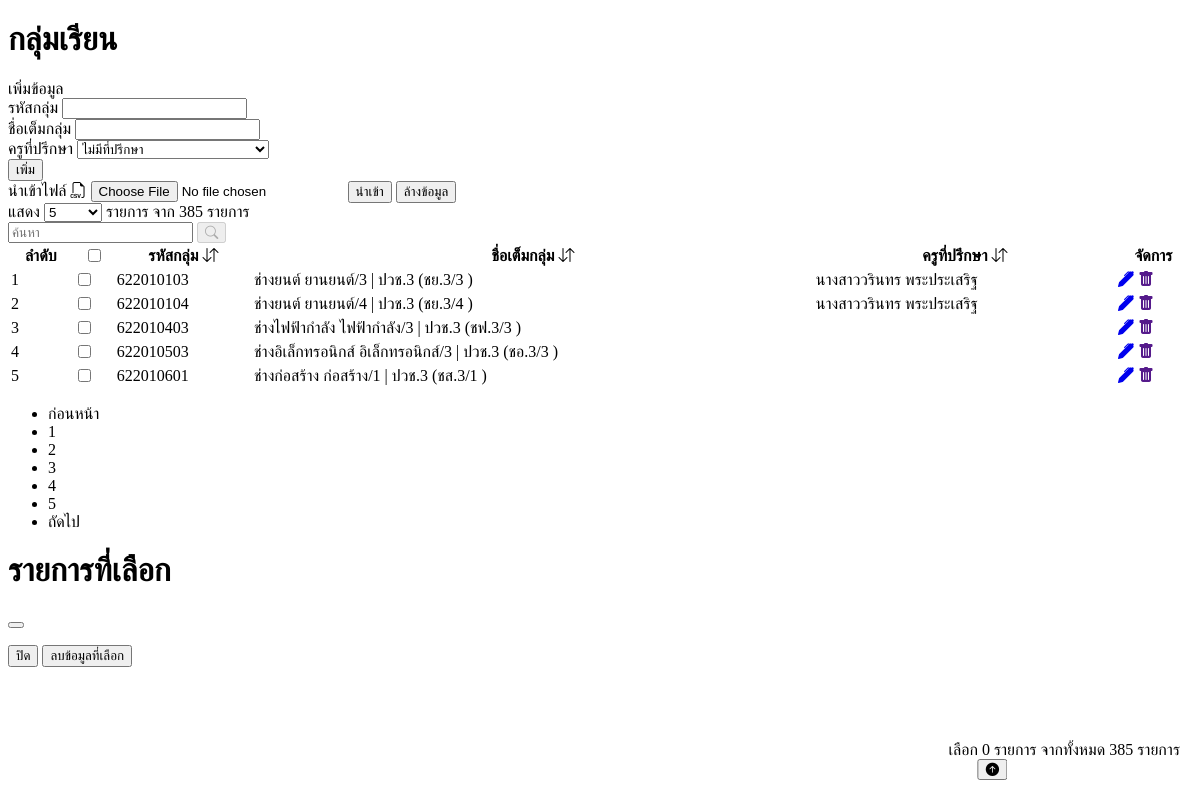
The app's page /admin/unUsed/study_group.php with its own data.
### tables this page shows
CREATE TABLE `study_group` (
  `group_id` varchar(9) NOT NULL,
  `group_name` varchar(100) NOT NULL,
  `teacher_id` int(11) DEFAULT NULL
);

### admin/unUsed/study_group.php (the view, shortened to what this page needs)
<?php
include '../connect.php';
if (isset($_GET['keyword'])) {
    $keyword = $_GET['keyword'];
    $sql = "SELECT study_group.group_id, study_group.group_name, subquery.teacher_name
            FROM study_group
            LEFT OUTER JOIN (
                SELECT teacher_id, CONCAT(name,' ',surname) as teacher_name FROM teacher
            ) as subquery ON study_group.teacher_id = subquery.teacher_id
            WHERE group_id LIKE '%$keyword%' OR group_name LIKE '%$keyword%' OR teacher_name LIKE '%$keyword%';";
    $result = $con->query($sql);
    $sql = "SELECT COUNT(*) AS total
            FROM study_group
            LEFT OUTER JOIN (
                SELECT teacher_id, CONCAT(name,' ',surname) as teacher_name FROM teacher
            ) as subquery ON study_group.teacher_id = subquery.teacher_id
            WHERE group_id LIKE '%$keyword%' OR group_name LIKE '%$keyword%' OR teacher_name LIKE '%$keyword%';";
    $result_count = $con->query($sql);
    $row_count = mysqli_fetch_array($result_count);
    $count = $row_count['total'];
    if (!$result) {
        echo "error!";
    }
} else {
    $keyword = "";
    $sql = "SELECT study_group.group_id, study_group.group_name, subquery.teacher_id, subquery.teacher_name
            FROM study_group
            LEFT OUTER JOIN (
                SELECT teacher_id, CONCAT(name,' ',surname) as teacher_name FROM teacher
            ) as subquery ON study_group.teacher_id = subquery.teacher_id;";
    $result = $con->query($sql);
    $sql = "SELECT COUNT(*) AS total FROM study_group";
    $result_count = $con->query($sql);
    $row_count = mysqli_fetch_array($result_count);
    $count = $row_count['total'];
}
?>
<!DOCTYPE html>
<html lang="en">
<head>
    <link rel="stylesheet" href="https://cdn.jsdelivr.net/npm/bootstrap-icons@1.10.5/font/bootstrap-icons.css">
    <link rel="stylesheet" href="style/style.css">
</head>
<body>
    <div class="container my-5">
        <h1 class="mb-5">กลุ่มเรียน</h1>
        <div class="card mb-3">
            <div class="card-header">เพิ่มข้อมูล</div>
            <div class="card-body">
                <form action="" method="post">
                    <div class="row mb-3">
                        <div class="col-sm-2">
                            <label for="" class="form-label">รหัสกลุ่ม</label>
                            <input type="text" name="group_id" id="" class="form-control" maxlength="9">
                        </div>
                        <div class="col-sm-5">
                            <label for="" class="form-label">ชื่อเต็มกลุ่ม</label>
                            <input type="text" name="group_name" id="" class="form-control">
                        </div>
                        <div class="col-sm-4">
                            <label for="" class="form-label">ครูที่ปรึกษา</label>
                            <select name="teacher_id" id="" class="form-select">
                                <option value="">ไม่มีที่ปรึกษา</option>
                            </select>
                        </div>
                        <div class="col-sm-1 d-flex flex-column justify-content-end">
                            <input type="submit" value="เพิ่ม" class="btn btn-success" name="addRecord">
                        </div>
                    </div>
                </form>
                <form action="" method="POST" enctype="multipart/form-data" class="d-flex gap-2 mb-3 align-items-center">
                    <label for="" class="form-label">นำเข้าไฟล์ <i class="bi bi-filetype-csv"></i></label>
                    <input type="file" class="form-control w-25" name="file" accept=".csv" required>
                    <input type="submit" value="นำเข้า" class="btn btn-success" name="import">
                    <input type="submit" value="ล้างข้อมูล" class="btn btn-danger" onclick="return confirm('คุณต้องการล้างข้อมูลทั้งหมดใช่หรือไม่?')" name="drop">
                </form>
            </div>
        </div>
        <div class="row mb-3">
            <div class="col-sm-4 d-flex gap-3 align-items-center">
                <h>แสดง</h>
                <select class="form-control w-25" name="state" id="maxRows" width="">
                    <option value="5">5</option>
                </select>
                <h>รายการ จาก <?php echo $count ?> รายการ </h>
            </div>
            <form action="" method="post" class="col-sm-3 d-flex gap-2">
                <input class="form-control" id="myInput" type="text" placeholder="ค้นหา" name="keyword" value="<?php echo $keyword; ?>">
                <button type="submit" class="btn btn-primary" name="search" id="searchButton" <?php if (empty($keyword)) echo 'disabled'; ?>>
                    <i class="bi bi-search"></i>
                </button>
            </form>
        </div>
        <table class="table table table-bordered table-striped mb-2" id="table-id" class="display" style="width:100%">
            <thead>
                <tr>
                    <th>
                        <div class="d-flex justify-content-between align-items-center">
                            <input type="checkbox" name="select_all" value="1" id="headerCheckbox" class="form-check-input">
                        </div>
                    </th>
                    <th>
                        <div class="d-flex justify-content-between align-items-center">
                            <b>รหัสกลุ่ม</b>
                            <i class="bi bi-arrow-down-up sort" onclick="sortTable(2)"></i>
                        </div>
                    </th>
                    <th>
                        <div class="d-flex justify-content-between align-items-center">
                            <b>ชื่อเต็มกลุ่ม</b>
                            <i class="bi bi-arrow-down-up sort" onclick="sortTable(3)"></i>
                        </div>
                    </th>
                    <th>
                        <div class="d-flex justify-content-between align-items-center">
                            <b>ครูที่ปรึกษา</b>
                            <i class="bi bi-arrow-down-up sort" onclick="sortTable(4)"></i>
                        </div>
                    </th>
                    <th>
                        <b>จัดการ</b>
                    </th>
                </tr>
            </thead>
            <tbody id="myTable">
                <?php
                while ($row = mysqli_fetch_array($result)) {
                ?>
                    <tr>
                        <td><input type="checkbox" name="group_id[]" value="<?php echo $row['group_id']; ?>" id="" class="bodyCheckbox form-check-input"></td>
                        <td><?php echo $row['group_id']; ?></td>
                        <td><?php echo $row['group_name']; ?></td>
                        <td><?php echo $row['teacher_name']; ?></td>
                        <td>
                            <a href="edit_study_group.php?group_id=<?php echo $row['group_id'] ?>" class="btn btn-warning"><i class="bi bi-pen-fill"></i></a>
                            <a href="" class="btn btn-danger"><i class="bi bi-trash-fill"></i></i></a>
                        </td>
                    </tr>
                <?php
                }
                ?>
            </tbody>
        </table>
        <div class="tfooter d-flex align-items-center justify-content-between">
            <div class='pagination-container' style="cursor:pointer;">
                <nav>
                    <ul class="pagination">
                        <li class="page-item" data-page="prev">
                            <span>
                                <span class="page-link sr-only">ก่อนหน้า</span>
                            </span>
                        </li>
                        <li data-page="next" class="page-item" id="prev">
                            <span>
                                <span class="page-link sr-only">ถัดไป</span>
                            </span>
                        </li>
                    </ul>
                </nav>
            </div>
        </div>
        <div class="d-flex align-items-center gap-2" style=" position: fixed; bottom: 20px; right: 20px;">
            <div class="counter bg-secondary rounded p-2 text-light">เลือก <h id="countDisplay">0</h> รายการ จากทั้งหมด <?php echo $count ?> รายการ</div>
            <button type="submit" id="bringToTopBtn" class="btn btn-primary" name="">
                <i class="bi bi-arrow-up-circle-fill"></i>
            </button>
        </div>
        <div class="modal fade" id="staticBackdrop" data-bs-backdrop="static" data-bs-keyboard="false" tabindex="-1" aria-labelledby="staticBackdropLabel" aria-hidden="true">
            <div class="modal-dialog">
                <div class="modal-content">
                    <div class="modal-header">
                        <h1 class="modal-title fs-5" id="staticBackdropLabel">รายการที่เลือก</h1>
                        <button type="button" class="btn-close" data-bs-dismiss="modal" aria-label="Close"></button>
                    </div>
                    <div class="modal-footer">
                        <button type="button" class="btn btn-secondary" data-bs-dismiss="modal">ปิด</button>
                        <button type="button" id="deleteButton" class="btn btn-secondary" data-bs-dismiss="modal">ลบข้อมูลที่เลือก</button>
                    </div>
                </div>
            </div>
        </div>
    </div>
</body>
</html>

### admin/style/style.css (style rules this page uses)
#bringToTopBtn { transform: translateX(100%); transition: transform 1s ease-in-out; }

### records on screen
study_group: group_id "622010103", group_name "ช่างยนต์ ยานยนต์/3 | ปวช.3 (ชย.3/3 )", teacher_name "นางสาววรินทร พระประเสริฐ"
study_group: group_id "622010104", group_name "ช่างยนต์ ยานยนต์/4 | ปวช.3 (ชย.3/4 )", teacher_name "นางสาววรินทร พระประเสริฐ"
study_group: group_id "622010403", group_name "ช่างไฟฟ้ากำลัง ไฟฟ้ากำลัง/3 | ปวช.3 (ชฟ.3/3 )"
study_group: group_id "622010503", group_name "ช่างอิเล็กทรอนิกส์ อิเล็กทรอนิกส์/3 | ปวช.3 (ชอ.3/3 )"
study_group: group_id "622010601", group_name "ช่างก่อสร้าง ก่อสร้าง/1 | ปวช.3 (ชส.3/1 )"

### other values on screen
$count "385"
